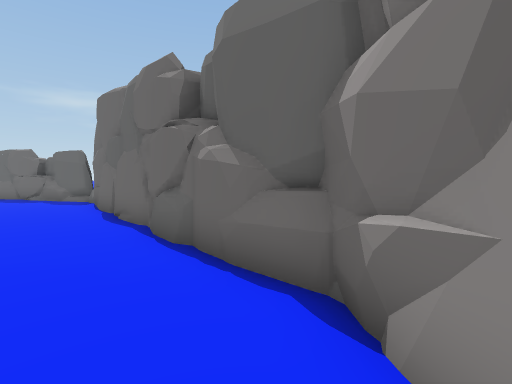
view 1 (above)

24 first-person views from a walk through a Unity game level. The camera is 1.2 m above the floor, tilts 4° down and sees 85° across. The floor is counted in squares, 1 m on a side. Each view is taken from the middle of a square. On the plan, view 1 faces up. The plan holds only what a view shows up to about 13 squares ahead; the rest is blank. The place goes on beyond the plan. The player is left out.

view 2
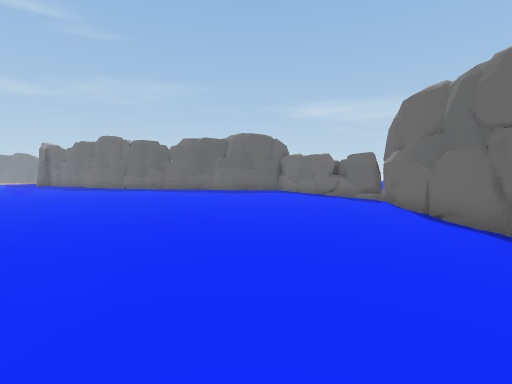

view 3
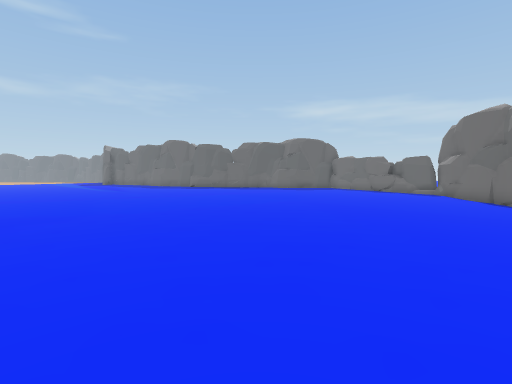

view 4
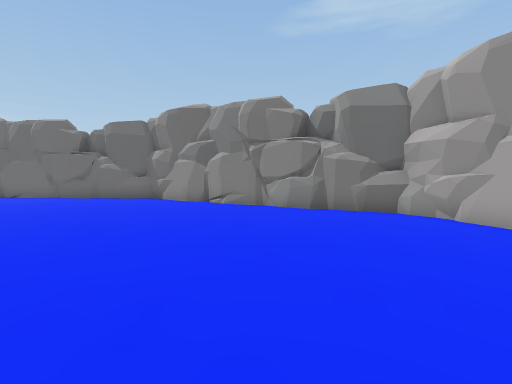

view 5
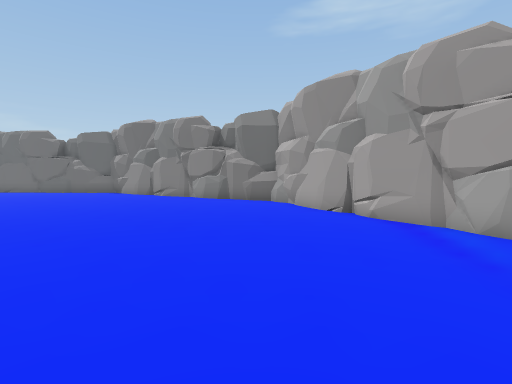

view 6
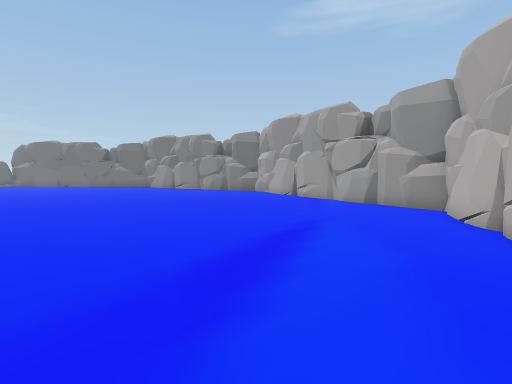

view 7
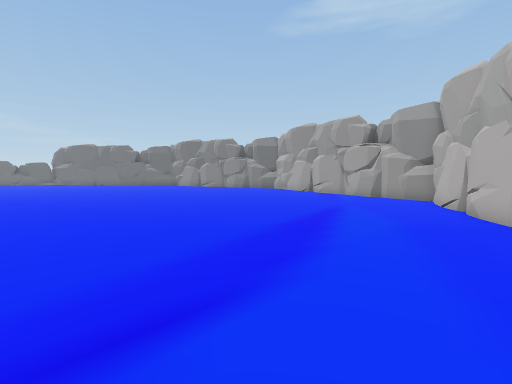

view 8
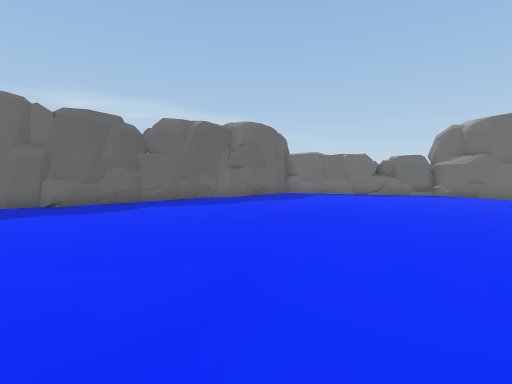

view 9
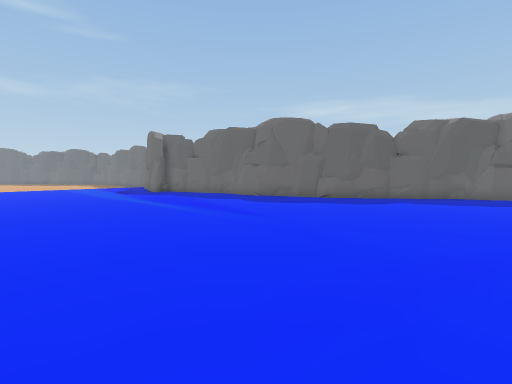

view 10
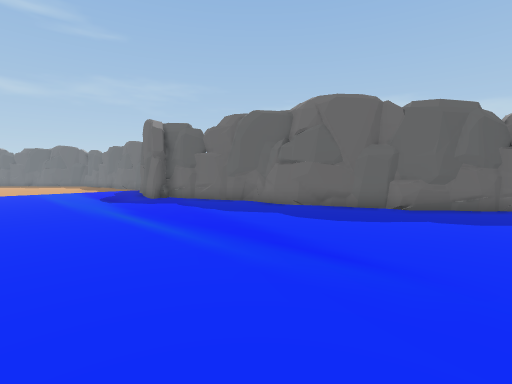

view 11
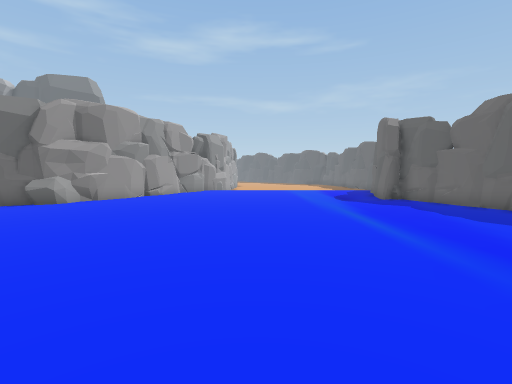

view 12
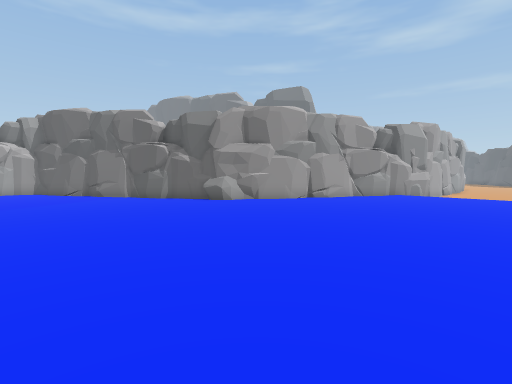

view 13
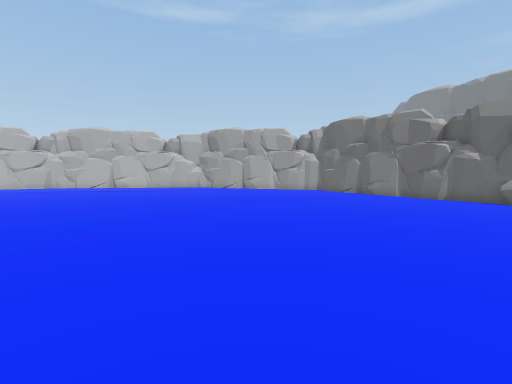

view 14
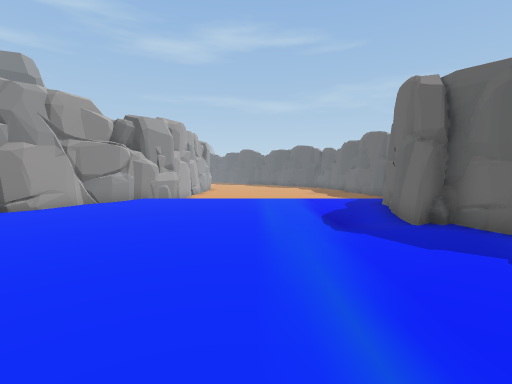

view 15
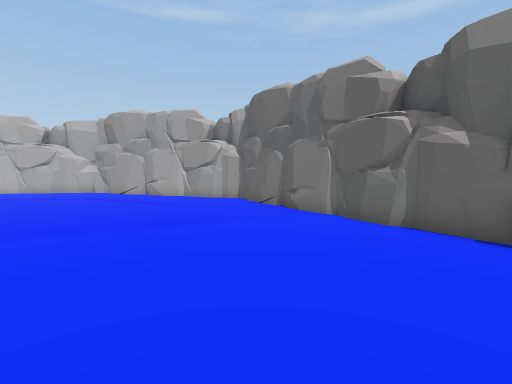

view 16
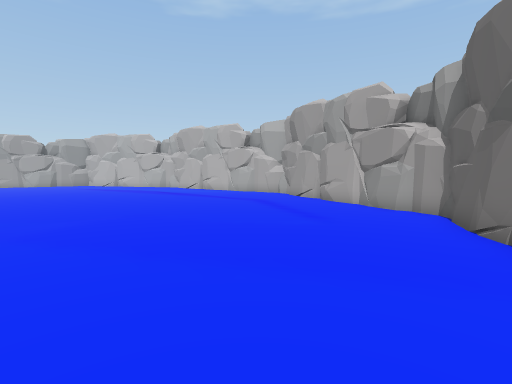

view 17
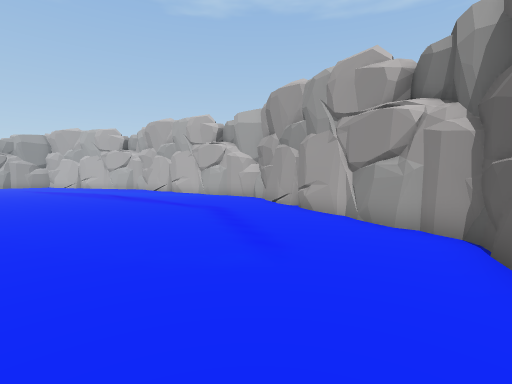

view 18
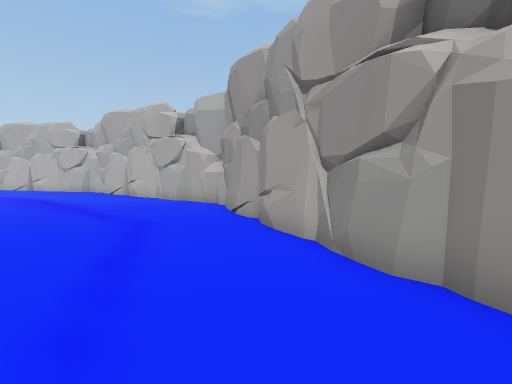

view 19
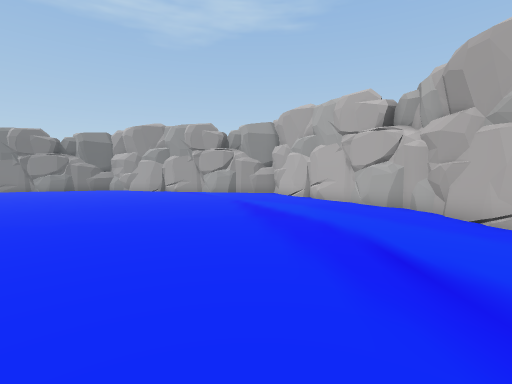

view 20
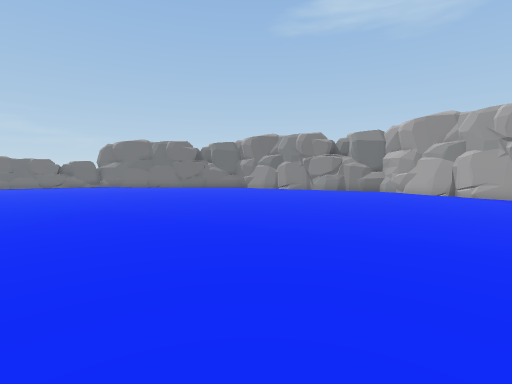

view 21
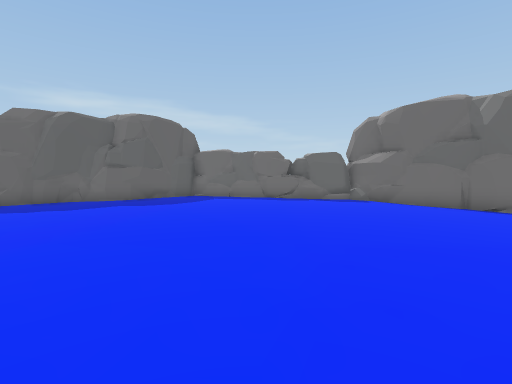

view 22
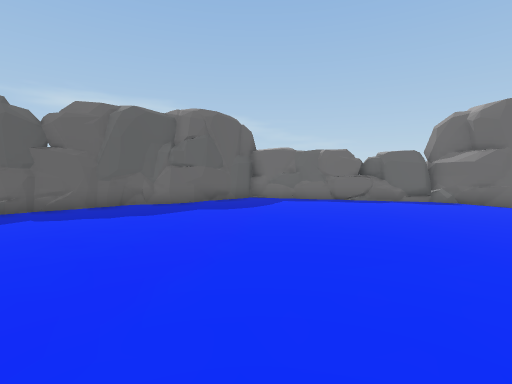

view 23
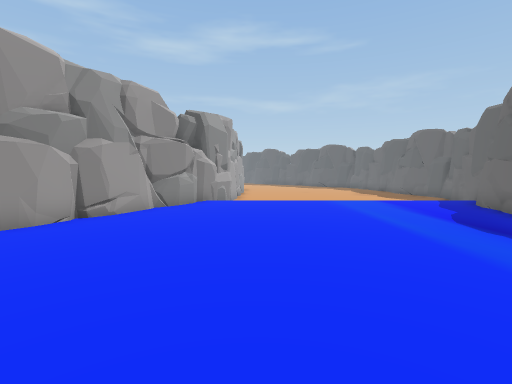

view 24
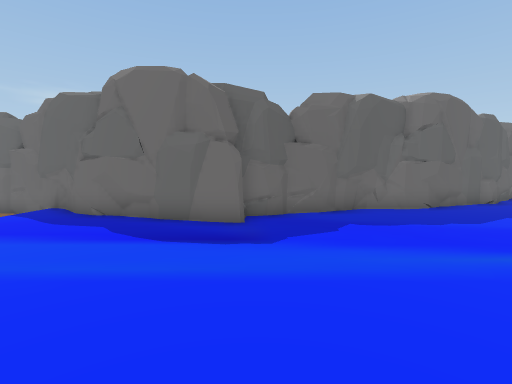

### Floor plan
Key: @ floor where view 1 was taken; # wall or solid block; . floor; / step, stairs or slope.
Columns run from 40 left of view 1 to 4 right of it. Each row starts with its distance up from view 1.
 12                        ##.....#####
 11                      ###..........#
 10                     ##............##
  9                    ##..............##
  8                   ##................##
  7                 ###..................##
  6 ##           ####.....................#
  5  ###     #####........................##
  4  /.#######.............................##
  3  /...####...............................##
  2  /.......................................#
  1  /.......................................#
  0  /......................................@##
 -1  /........................................#
 -2  /........................................##
 -3  /.........................................#
 -4  /.........................................#
 -5  /.........................................#
 -6 ##.........................................##
 -7  ###........................................#
 -8    ###......................................#
 -9      ###...................................##
-10        ##..................................#
-11         ###................................#
-12           #................................#
-13           ##..............................##
-14            #..............................#
-15            ##.............................#
-16             ##............................#
-17              #...........................##
-18              ##..........................##
-19               #........................###
-20               ###....................###
-21                 ###................###
-22                   ####....... .#####

Positions as (right, up) in squares from view 1, and headings:
1: (0, 0), facing up
2: (-2, -1), facing up-left
3: (-3, -6), facing up-left
4: (-5, -10), facing up-right
5: (-5, -15), facing up-right
6: (-9, -20), facing up-right
7: (-12, -21), facing up-right
8: (-16, -3), facing up
9: (-16, -5), facing up-left
10: (-20, -3), facing up-left
11: (-20, -3), facing left
12: (-23, -1), facing down-left
13: (-21, -1), facing down
14: (-26, -1), facing left
15: (-26, -7), facing down
16: (-27, -11), facing down-right
17: (-26, -14), facing down-right
18: (-25, -17), facing down-right
19: (-15, -17), facing right
20: (-14, -14), facing up-right
21: (-11, -1), facing up
22: (-14, 0), facing up
23: (-27, -4), facing left
24: (-32, -4), facing up
